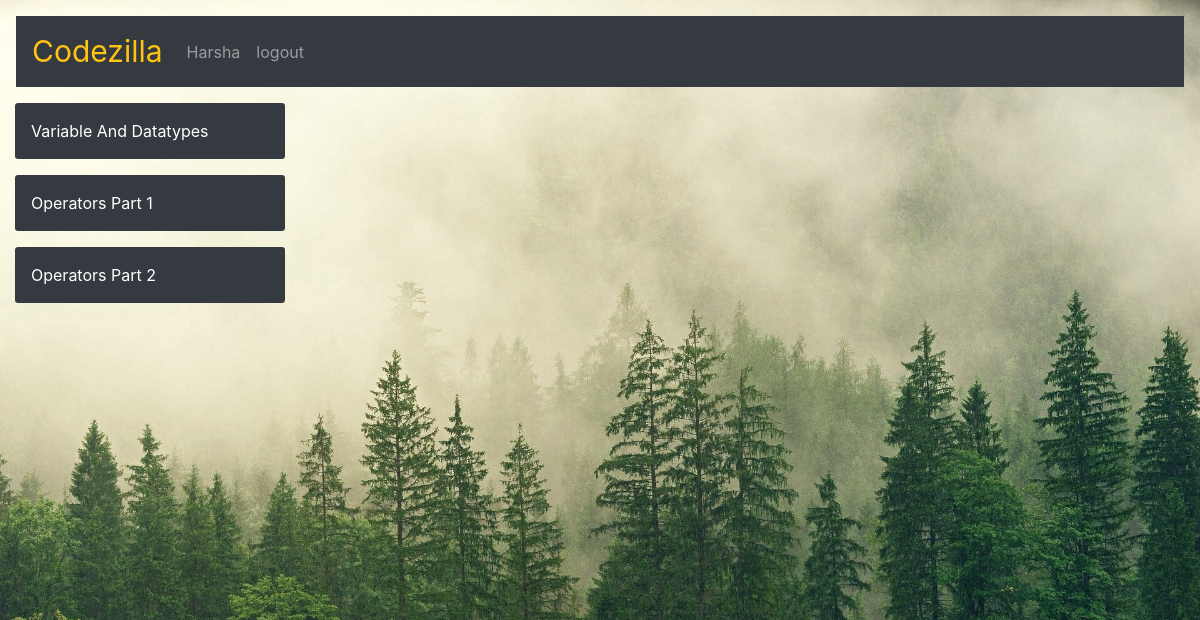
The app's page /main/1 (signed in), older data.
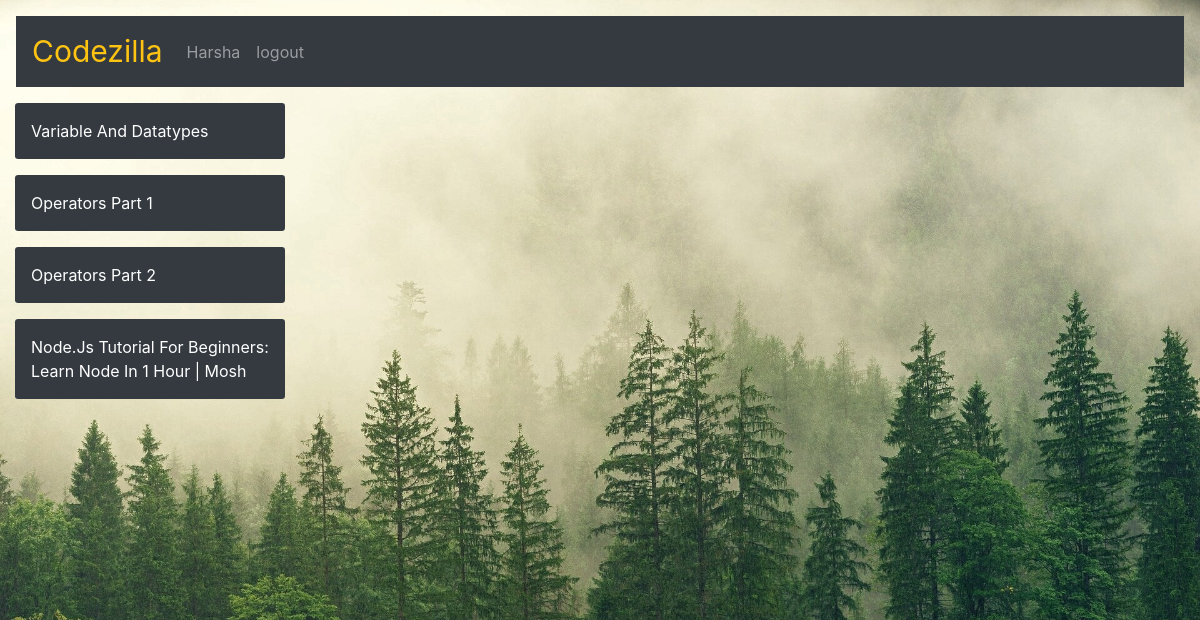
The same page, newer data.
### app/models.py (models this page shows, shortened)
class User(UserMixin,db.Model):
    id = db.Column(db.String,primary_key=True)
    first_name = db.Column(db.String(50),nullable=False)
    last_name = db.Column(db.String(50),nullable=True)
    password_hash = db.Column(db.String(128))

class Pearl(db.Model):
    id = db.Column(db.Integer,primary_key=True)
    title = db.Column(db.String,nullable=False)
    video = db.Column(db.String,nullable=False)
    language = db.Column(db.String,nullable=False,default="generic")

### app/routes.py (the view)
@app.route("/main/<int:id>")
@login_required
def main(id):
    pearls = Pearl.query.all()
    cur = Pearl.query.get(id)
    return render_template('main.html',pearls=pearls,cur=cur)

### app/models.py (called while the page is built)
@login.user_loader
def load_user(id):
    return User.query.get(str(id))

### app/templates/main.html
{% extends 'base.html' %}
{% block body %}
<div class='container-fluid'>
  <div class='row'>
    <div class='sidebar col-sm-3'>
        {% for pearl in pearls %}
          <div class='container bg-dark rounded-sm mb-3 p-3'>
            <a href="{{url_for('main',id=pearl.id)}}" class='text-capitalize text-white' >{{pearl.title}}</a>
          </div>
        {% endfor %}
    </div>
    <div class='video-bar col-sm-9'>
      <div class="embed-responsive embed-responsive-16by9 ">
        <iframe class="embed-responsive-item" src="{{cur.video}}" allowfullscreen></iframe>
      </div>
    </div>
  </div>
</div>
{% endblock body %}

### app/templates/base.html (shortened to what this page needs)
<!DOCTYPE html>
<html lang="en">
<head>
    <link rel="stylesheet" href="{{url_for('static',filename='base.css')}}">
    <link rel="stylesheet" href="https://stackpath.bootstrapcdn.com/bootstrap/4.5.0/css/bootstrap.min.css">
    <link
    rel="stylesheet"
    href="https://cdnjs.cloudflare.com/ajax/libs/animate.css/4.0.0/animate.min.css"
  />
</head>
<body>
    <nav class="navbar navbar-expand-sm navbar-dark bg-dark mb-3 m-sm-3">
        <a class="navbar-brand" style="color:#FFC312;font-size: 30px;" href="#">Codezilla</a>
        <div class="collapse navbar-collapse " id="navbarSupportedContent">
          <div class='navbar-nav'>
            {% if current_user.is_anonymous%}
              <div class='nav-item'>
                <a href="{{url_for('login')}}" class='nav-link 1'> Login</a>
              </div>
              <div class='nav-item'>
                <a href="{{url_for('register')}}" class='nav-link 2'>Register</a>
              </div>
            {% else %}
              <div class='nav-item'>
                <a href="#" class='nav-link'>{{current_user.first_name}}</a>
              </div>
              <div class='nav-item'>
                <a href="{{url_for('logout')}}" class='nav-link'>logout</a>
              </div>
            {% endif%}
          </div>
        </div>
      </nav>
      {% block body %}
      {% endblock body %}
</body>
</html>

### app/static/base.css (style rules this page uses)
body { background: url('forest_bg.jpg') no-repeat center center fixed; background-color: rgba(0, 0, 0, 0.3); background-size: cover; }

Row changes from the older to the newer data that the page shows:
added Pearl: title "Node.js Tutorial For Beginners: Learn Node In 1 Hour | Mosh"
